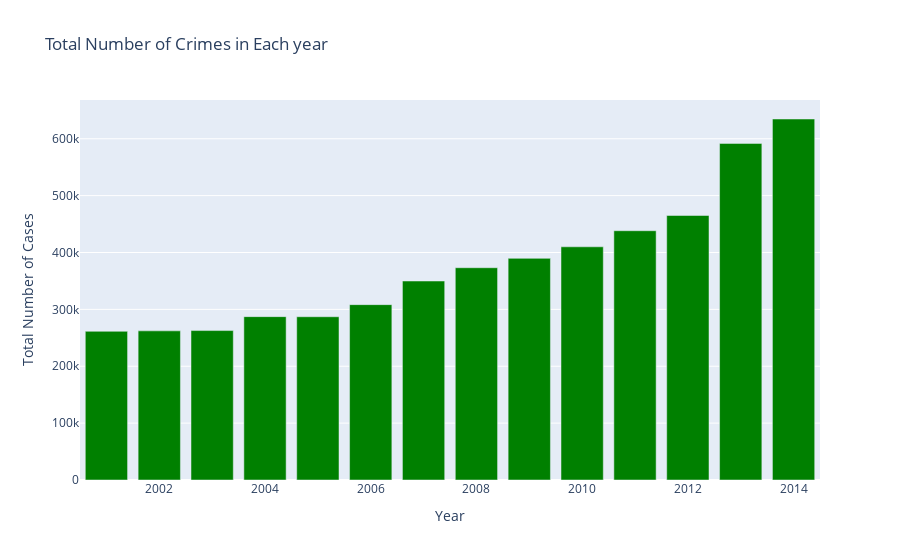

This figure's notebook cell:
### Code cell
fig = px.bar(pd.DataFrame( total_case_all_years.sum(axis=1),columns=['Total Number of Cases']), 
             x=pd.DataFrame( total_case_all_years.sum(axis=1)).index, 
             y='Total Number of Cases',title='Total Number of Crimes in Each year',color_discrete_sequence=['green'])
fig.show()

### Figure 1 — Plotly figure (JSON) as saved in the notebook; plotly's stock layout.template omitted (floating-point values rounded to 4 significant figures)
{"data": [{"alignmentgroup": "True", "hovertemplate": "Year=%{x}<br>Total Number of Cases=%{y}<extra></extra>", "legendgroup": "", "marker": {"color": "green"}, "name": "", "offsetgroup": "", "orientation": "v", "showlegend": false, "textposition": "auto", "type": "bar", "x": [2001, 2002, 2003, 2004, 2005, 2006, 2007, 2008, 2009, 2010, 2011, 2012, 2013, 2014], "xaxis": "x", "y": [261450, 262224, 262728, 287230, 287046, 308316, 349842, 373232, 389670, 410018, 438284, 465056, 591792, 634722], "yaxis": "y"}], "layout": {"barmode": "relative", "legend": {"tracegroupgap": 0}, "title": {"text": "Total Number of Crimes in Each year"}, "xaxis": {"anchor": "y", "domain": [0, 1], "title": {"text": "Year"}}, "yaxis": {"anchor": "x", "domain": [0, 1], "title": {"text": "Total Number of Cases"}}}}
